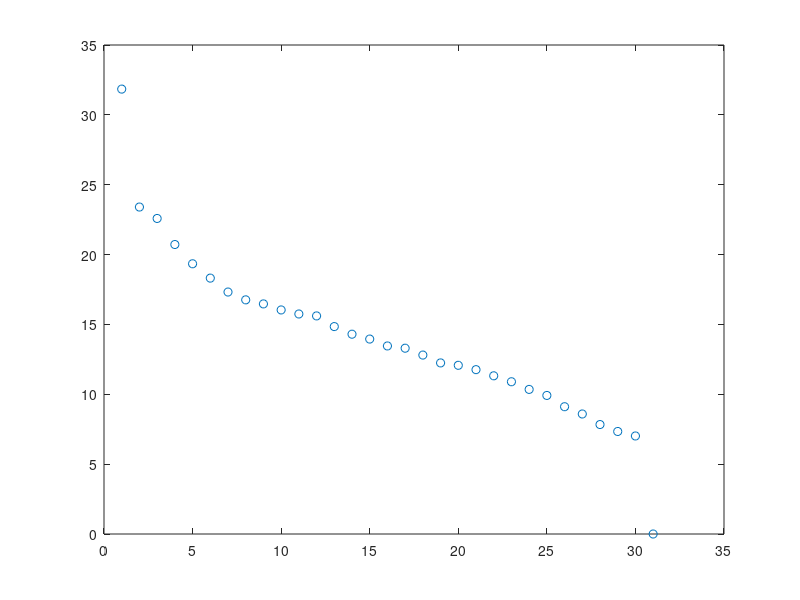
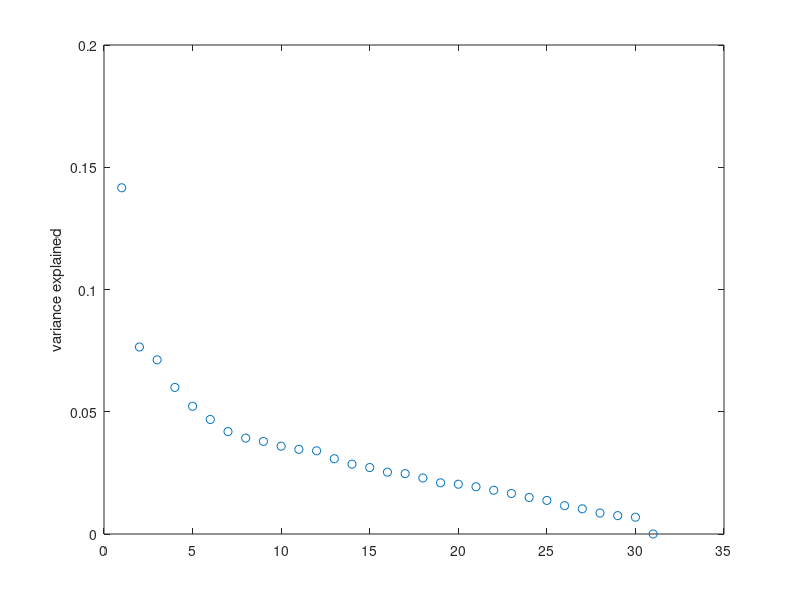

MATLAB code to generate these figures, in order: (Note: this script raises an error after producing the figures.)
load demo_dimensionality_reduction.mat
x = clin;
[n,p] = size(x);

[u,s,v] = svd(x,0);

% check sizes of u,s,v

% look at the scree plot
figure; plot(diag(s),'o')

figure; plot(diag(s).^2 / sum(diag(s).^2),'o'); 
ylabel('variance explained')
hold on
hline(1/31)
plot(get(gca,'Xlim'),1/31)
1/31

% check that eigenvectors are uncorrelated

corr(u(:,1),u(:,2))

corr(u)

% plot the component (weights)
figure; barh(v(:,1));
set(gca,'YTick',1:numel(label),'YTickLabel',label);
xlabel('eigenvector weights')

% calculate loadings
vsc = x*v(:,1);
vlo = corr(x,vsc);

figure; barh(vlo);
set(gca,'YTick',1:numel(label),'YTickLabel',label)
xlabel('loadings')

% could also use specialized functions
[COEFF, SCORE, LATENT, TSQUARED, EXPLAINED] = pca(x);

% compare svd and pca versions
corr(v(:,1),COEFF(:,1))
corr(vsc,SCORE(:,1))
figure; plot(EXPLAINED(:,1))

% bootstrap
nboot = 500;
vloboot = zeros(p,nboot);

for ii = 1:nboot
    idx = randi(n,n,1);
    xboot = x(idx,:);   %sample subjects with replacement
    [~,~,vboot] = svd(xboot,0);
    
    [~,vbootp] = procrustes(v,vboot);
    
    vscboot = xboot*vbootp(:,1);
    vloboot(:,ii) = corr(xboot,vscboot);
    fprintf('sample %i done\n',ii)
end

figure; boxplot(vloboot','orientation','horizontal','labels',label); hold on
vline(0)
    
    